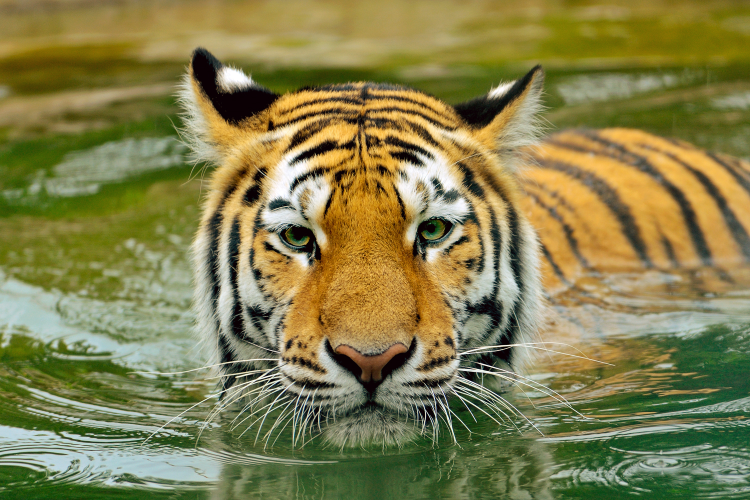
#> input picture 2BA/Informatic/Numerical Computing/Coding/tiger.jpg, 1500 x 1000 px, found by its file name (shown at 1/2 size)
$ python transformpicture.py
#> lines starting #> are read from the running program, lines starting #| are printed output that depends on the picture
# transformpict.py
# Author: Mitrovic Nikola
# Version: April 19, 2020

import imageio, os
import numpy as np

# Opening the tiger picture you can find here:
# https://www.flickr.com/photos/31004716@N00/3732644607
# The returned ndarray has three dimensions: the width, the height and
# the number of layers (3 for RGB picture, 4 for RGBA picture, etc.)
ROOT = os.path.abspath(os.getcwd()) + "/2BA/Informatic/res/"
image = 'tiger.jpg'
im = imageio.imread(ROOT + image)
#> im is the input picture: shape (1000, 1500, 3); mean R, G, B 131.7, 127.1, 76.3

# Darkening the picture by dividing the RGB values of each pixel by n %
# and ensuring the value remains in [0; 255]
def dark(image, n):
    factor = 100/n
    return np.maximum(0, image/factor)

# To invert color in a picture :
# Substract maximum value (255) to current value
# For each R, G, B level value of each pixels composing the image
def invertcolor(image):
    return [255, 255, 255] - image[:][:]
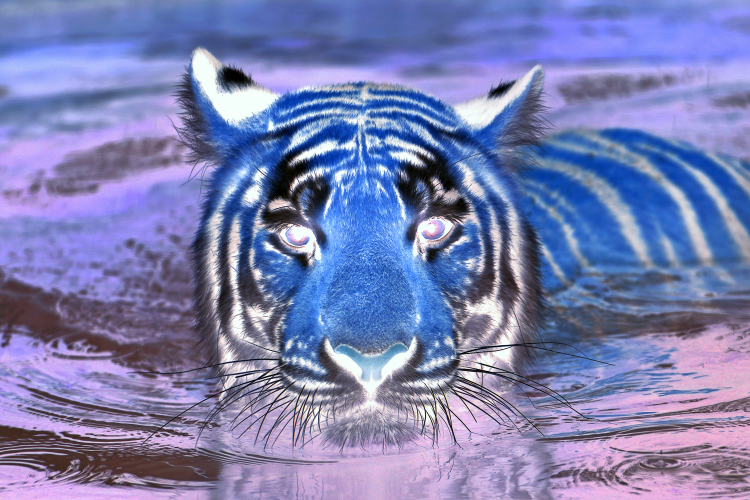
#> returned value: shape (1000, 1500, 3) int64 (shown at 1/2 size); mean of channels 0, 1, 2 123.3, 127.9, 178.7; drawn as R, G, B

# Crop image given two points coordinate that form borders
# By only saving pixels between these borders
def crop(image, point1, point2):
#> called with point1 = (325, 65), point2 = (1120, 905)
    x1, y1 = point1
    x2, y2 = point2
    return image[y1:y2, x1:x2]
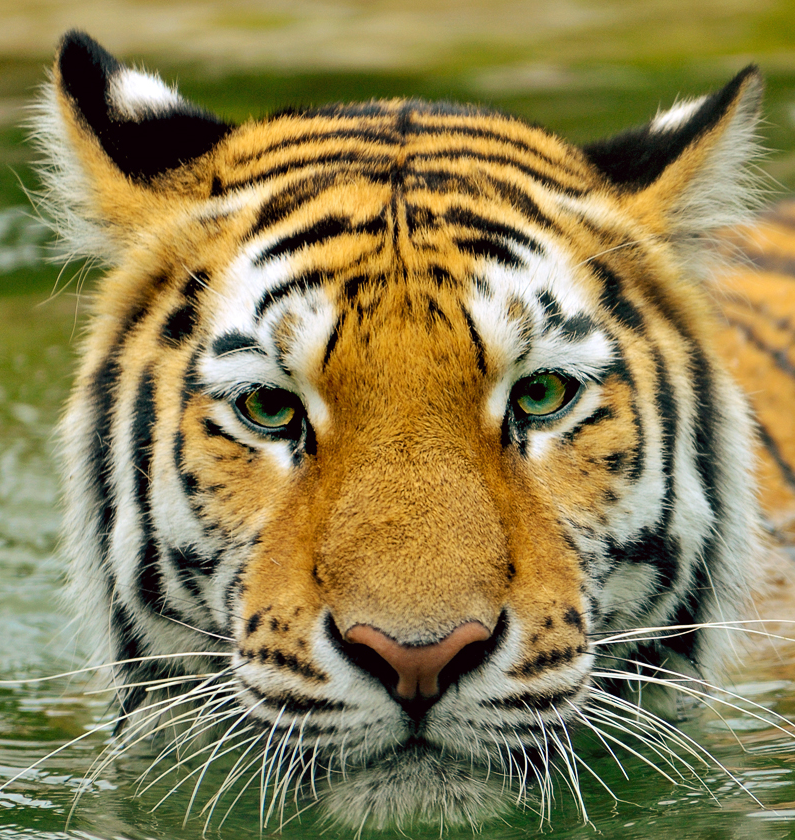
#> returned value: shape (840, 795, 3); mean of channels 0, 1, 2 141.1, 128.9, 83.3; drawn as R, G, B

# Testing all image processing methods :
# Inverting color, cropping image and
# Darkening to 50% of the original value
inverted_image = invertcolor(im)
cropped_image = crop(im, (325, 65), (1120, 905))
final_image = dark(im, 1)
imageio.imwrite(ROOT + 'transformed1.jpg', inverted_image.astype(np.uint8))
imageio.imwrite(ROOT + 'transformed2.jpg', cropped_image.astype(np.uint8))
imageio.imwrite(ROOT + 'transformed3.jpg', final_image.astype(np.uint8))
